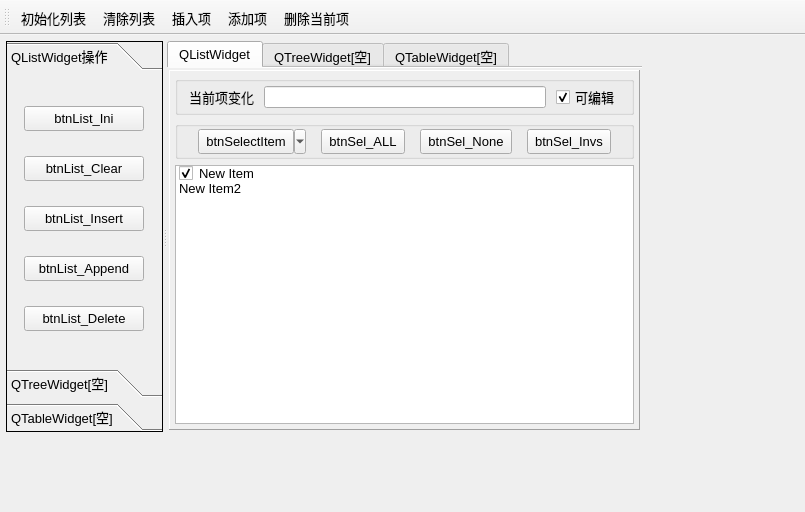
<?xml version="1.0" encoding="UTF-8"?>
<ui version="4.0">
 <class>MainWindow</class>
 <widget class="QMainWindow" name="MainWindow">
  <property name="geometry">
   <rect>
    <x>0</x>
    <y>0</y>
    <width>805</width>
    <height>512</height>
   </rect>
  </property>
  <property name="font">
   <font>
    <pointsize>10</pointsize>
   </font>
  </property>
  <property name="windowTitle">
   <string>Demo3_8 QListWidget和QToolButton</string>
  </property>
  <widget class="QWidget" name="centralWidget">
   <widget class="QSplitter" name="splitter">
    <property name="geometry">
     <rect>
      <x>6</x>
      <y>6</y>
      <width>636</width>
      <height>391</height>
     </rect>
    </property>
    <property name="orientation">
     <enum>Qt::Horizontal</enum>
    </property>
    <widget class="QToolBox" name="toolBox">
     <property name="minimumSize">
      <size>
       <width>150</width>
       <height>0</height>
      </size>
     </property>
     <property name="maximumSize">
      <size>
       <width>220</width>
       <height>16777215</height>
      </size>
     </property>
     <property name="frameShape">
      <enum>QFrame::Panel</enum>
     </property>
     <property name="currentIndex">
      <number>0</number>
     </property>
     <widget class="QWidget" name="page">
      <property name="geometry">
       <rect>
        <x>0</x>
        <y>0</y>
        <width>148</width>
        <height>299</height>
       </rect>
      </property>
      <attribute name="icon">
       <iconset resource="res.qrc">
        <normaloff>:/icons/images/408.bmp</normaloff>:/icons/images/408.bmp</iconset>
      </attribute>
      <attribute name="label">
       <string>QListWidget操作</string>
      </attribute>
      <layout class="QGridLayout" name="gridLayout">
       <item row="0" column="0">
        <widget class="QToolButton" name="btnList_Ini">
         <property name="minimumSize">
          <size>
           <width>120</width>
           <height>25</height>
          </size>
         </property>
         <property name="text">
          <string>btnList_Ini</string>
         </property>
         <property name="popupMode">
          <enum>QToolButton::DelayedPopup</enum>
         </property>
         <property name="toolButtonStyle">
          <enum>Qt::ToolButtonTextBesideIcon</enum>
         </property>
         <property name="autoRaise">
          <bool>false</bool>
         </property>
         <property name="arrowType">
          <enum>Qt::NoArrow</enum>
         </property>
        </widget>
       </item>
       <item row="1" column="0">
        <widget class="QToolButton" name="btnList_Clear">
         <property name="minimumSize">
          <size>
           <width>120</width>
           <height>25</height>
          </size>
         </property>
         <property name="text">
          <string>btnList_Clear</string>
         </property>
         <property name="toolButtonStyle">
          <enum>Qt::ToolButtonTextBesideIcon</enum>
         </property>
        </widget>
       </item>
       <item row="2" column="0">
        <widget class="QToolButton" name="btnList_Insert">
         <property name="minimumSize">
          <size>
           <width>120</width>
           <height>25</height>
          </size>
         </property>
         <property name="text">
          <string>btnList_Insert</string>
         </property>
         <property name="toolButtonStyle">
          <enum>Qt::ToolButtonTextBesideIcon</enum>
         </property>
        </widget>
       </item>
       <item row="3" column="0">
        <widget class="QToolButton" name="btnList_Append">
         <property name="minimumSize">
          <size>
           <width>120</width>
           <height>25</height>
          </size>
         </property>
         <property name="text">
          <string>btnList_Append</string>
         </property>
         <property name="toolButtonStyle">
          <enum>Qt::ToolButtonTextBesideIcon</enum>
         </property>
        </widget>
       </item>
       <item row="4" column="0">
        <widget class="QToolButton" name="btnList_Delete">
         <property name="minimumSize">
          <size>
           <width>120</width>
           <height>25</height>
          </size>
         </property>
         <property name="text">
          <string>btnList_Delete</string>
         </property>
         <property name="toolButtonStyle">
          <enum>Qt::ToolButtonTextBesideIcon</enum>
         </property>
        </widget>
       </item>
      </layout>
     </widget>
     <widget class="QWidget" name="page_2">
      <property name="geometry">
       <rect>
        <x>0</x>
        <y>0</y>
        <width>148</width>
        <height>299</height>
       </rect>
      </property>
      <attribute name="icon">
       <iconset resource="res.qrc">
        <normaloff>:/icons/images/410.bmp</normaloff>:/icons/images/410.bmp</iconset>
      </attribute>
      <attribute name="label">
       <string>QTreeWidget[空]</string>
      </attribute>
     </widget>
     <widget class="QWidget" name="page_3">
      <property name="geometry">
       <rect>
        <x>0</x>
        <y>0</y>
        <width>148</width>
        <height>299</height>
       </rect>
      </property>
      <attribute name="icon">
       <iconset resource="res.qrc">
        <normaloff>:/icons/images/412.bmp</normaloff>:/icons/images/412.bmp</iconset>
      </attribute>
      <attribute name="label">
       <string>QTableWidget[空]</string>
      </attribute>
     </widget>
    </widget>
    <widget class="QTabWidget" name="tabWidget">
     <property name="tabPosition">
      <enum>QTabWidget::North</enum>
     </property>
     <property name="tabShape">
      <enum>QTabWidget::Rounded</enum>
     </property>
     <property name="currentIndex">
      <number>0</number>
     </property>
     <property name="documentMode">
      <bool>true</bool>
     </property>
     <widget class="QWidget" name="tab_1">
      <attribute name="title">
       <string>QListWidget</string>
      </attribute>
      <layout class="QVBoxLayout" name="verticalLayout_5">
       <property name="leftMargin">
        <number>2</number>
       </property>
       <property name="topMargin">
        <number>2</number>
       </property>
       <property name="rightMargin">
        <number>2</number>
       </property>
       <property name="bottomMargin">
        <number>2</number>
       </property>
       <item>
        <widget class="QFrame" name="frame">
         <property name="frameShape">
          <enum>QFrame::Panel</enum>
         </property>
         <property name="frameShadow">
          <enum>QFrame::Raised</enum>
         </property>
         <layout class="QVBoxLayout" name="verticalLayout">
          <property name="leftMargin">
           <number>5</number>
          </property>
          <property name="topMargin">
           <number>5</number>
          </property>
          <property name="rightMargin">
           <number>5</number>
          </property>
          <property name="bottomMargin">
           <number>5</number>
          </property>
          <item>
           <widget class="QGroupBox" name="groupBox">
            <property name="title">
             <string/>
            </property>
            <layout class="QHBoxLayout" name="horizontalLayout">
             <property name="spacing">
              <number>10</number>
             </property>
             <property name="topMargin">
              <number>2</number>
             </property>
             <property name="bottomMargin">
              <number>2</number>
             </property>
             <item>
              <widget class="QLabel" name="label">
               <property name="text">
                <string>当前项变化</string>
               </property>
              </widget>
             </item>
             <item>
              <widget class="QLineEdit" name="editCurItemText">
               <property name="styleSheet">
                <string notr="true">color: rgb(0, 0, 255);</string>
               </property>
               <property name="clearButtonEnabled">
                <bool>false</bool>
               </property>
              </widget>
             </item>
             <item>
              <widget class="QCheckBox" name="chkBoxList_Editable">
               <property name="text">
                <string>可编辑</string>
               </property>
               <property name="checked">
                <bool>true</bool>
               </property>
              </widget>
             </item>
            </layout>
           </widget>
          </item>
          <item>
           <widget class="QGroupBox" name="groupBox_2">
            <property name="title">
             <string/>
            </property>
            <layout class="QHBoxLayout" name="horizontalLayout_2">
             <property name="topMargin">
              <number>2</number>
             </property>
             <property name="bottomMargin">
              <number>2</number>
             </property>
             <item>
              <widget class="QToolButton" name="btnSelectItem">
               <property name="minimumSize">
                <size>
                 <width>100</width>
                 <height>25</height>
                </size>
               </property>
               <property name="text">
                <string>btnSelectItem</string>
               </property>
               <property name="popupMode">
                <enum>QToolButton::MenuButtonPopup</enum>
               </property>
               <property name="toolButtonStyle">
                <enum>Qt::ToolButtonTextBesideIcon</enum>
               </property>
              </widget>
             </item>
             <item>
              <widget class="QToolButton" name="btnSel_ALL">
               <property name="minimumSize">
                <size>
                 <width>70</width>
                 <height>25</height>
                </size>
               </property>
               <property name="text">
                <string>btnSel_ALL</string>
               </property>
              </widget>
             </item>
             <item>
              <widget class="QToolButton" name="btnSel_None">
               <property name="minimumSize">
                <size>
                 <width>70</width>
                 <height>25</height>
                </size>
               </property>
               <property name="text">
                <string>btnSel_None</string>
               </property>
              </widget>
             </item>
             <item>
              <widget class="QToolButton" name="btnSel_Invs">
               <property name="minimumSize">
                <size>
                 <width>70</width>
                 <height>25</height>
                </size>
               </property>
               <property name="text">
                <string>btnSel_Invs</string>
               </property>
              </widget>
             </item>
            </layout>
           </widget>
          </item>
          <item>
           <widget class="QListWidget" name="listWidget">
            <property name="contextMenuPolicy">
             <enum>Qt::CustomContextMenu</enum>
            </property>
            <property name="layoutMode">
             <enum>QListView::SinglePass</enum>
            </property>
            <property name="viewMode">
             <enum>QListView::ListMode</enum>
            </property>
            <property name="selectionRectVisible">
             <bool>false</bool>
            </property>
            <item>
             <property name="text">
              <string>New Item</string>
             </property>
             <property name="checkState">
              <enum>Checked</enum>
             </property>
             <property name="icon">
              <iconset resource="res.qrc">
               <normaloff>:/icons/images/724.bmp</normaloff>:/icons/images/724.bmp</iconset>
             </property>
             <property name="flags">
              <set>ItemIsSelectable|ItemIsEditable|ItemIsDragEnabled|ItemIsUserCheckable|ItemIsEnabled</set>
             </property>
            </item>
            <item>
             <property name="text">
              <string>New Item2</string>
             </property>
             <property name="checkState">
              <enum>Unchecked</enum>
             </property>
             <property name="icon">
              <iconset resource="res.qrc">
               <normaloff>:/icons/images/724.bmp</normaloff>:/icons/images/724.bmp</iconset>
             </property>
             <property name="flags">
              <set>ItemIsSelectable|ItemIsEditable|ItemIsUserCheckable|ItemIsEnabled</set>
             </property>
            </item>
           </widget>
          </item>
         </layout>
        </widget>
       </item>
      </layout>
     </widget>
     <widget class="QWidget" name="tab_2">
      <attribute name="title">
       <string>QTreeWidget[空]</string>
      </attribute>
      <layout class="QVBoxLayout" name="verticalLayout_2"/>
     </widget>
     <widget class="QWidget" name="tab_3">
      <attribute name="title">
       <string>QTableWidget[空]</string>
      </attribute>
     </widget>
    </widget>
   </widget>
  </widget>
  <widget class="QToolBar" name="mainToolBar">
   <property name="toolButtonStyle">
    <enum>Qt::ToolButtonTextUnderIcon</enum>
   </property>
   <attribute name="toolBarArea">
    <enum>TopToolBarArea</enum>
   </attribute>
   <attribute name="toolBarBreak">
    <bool>false</bool>
   </attribute>
   <addaction name="actList_Ini"/>
   <addaction name="actList_Clear"/>
   <addaction name="actList_Insert"/>
   <addaction name="actList_Append"/>
   <addaction name="actList_Delete"/>
  </widget>
  <action name="actList_Ini">
   <property name="icon">
    <iconset resource="res.qrc">
     <normaloff>:/icons/images/128.bmp</normaloff>:/icons/images/128.bmp</iconset>
   </property>
   <property name="text">
    <string>初始化列表</string>
   </property>
   <property name="toolTip">
    <string>初始化列表</string>
   </property>
   <property name="shortcut">
    <string>Ctrl+I</string>
   </property>
  </action>
  <action name="actList_Clear">
   <property name="icon">
    <iconset resource="res.qrc">
     <normaloff>:/icons/images/delete1.bmp</normaloff>:/icons/images/delete1.bmp</iconset>
   </property>
   <property name="text">
    <string>清除列表</string>
   </property>
   <property name="toolTip">
    <string>清除列表</string>
   </property>
  </action>
  <action name="actList_Insert">
   <property name="icon">
    <iconset resource="res.qrc">
     <normaloff>:/icons/images/424.bmp</normaloff>:/icons/images/424.bmp</iconset>
   </property>
   <property name="text">
    <string>插入项</string>
   </property>
   <property name="toolTip">
    <string>插入项</string>
   </property>
   <property name="shortcut">
    <string>Ctrl+S</string>
   </property>
  </action>
  <action name="actList_Append">
   <property name="icon">
    <iconset resource="res.qrc">
     <normaloff>:/icons/images/316.bmp</normaloff>:/icons/images/316.bmp</iconset>
   </property>
   <property name="text">
    <string>添加项</string>
   </property>
   <property name="toolTip">
    <string>添加项</string>
   </property>
   <property name="shortcut">
    <string>Ctrl+A</string>
   </property>
  </action>
  <action name="actList_Delete">
   <property name="icon">
    <iconset resource="res.qrc">
     <normaloff>:/icons/images/324.bmp</normaloff>:/icons/images/324.bmp</iconset>
   </property>
   <property name="text">
    <string>删除当前项</string>
   </property>
   <property name="toolTip">
    <string>删除当前项</string>
   </property>
   <property name="shortcut">
    <string>Del</string>
   </property>
  </action>
  <action name="actSel_ALL">
   <property name="text">
    <string>全选</string>
   </property>
   <property name="toolTip">
    <string>全选</string>
   </property>
  </action>
  <action name="actSel_None">
   <property name="text">
    <string>全不选</string>
   </property>
   <property name="toolTip">
    <string>全不选</string>
   </property>
   <property name="menuRole">
    <enum>QAction::AboutRole</enum>
   </property>
  </action>
  <action name="actSel_Invs">
   <property name="text">
    <string>反选</string>
   </property>
   <property name="toolTip">
    <string>反选</string>
   </property>
  </action>
  <action name="actQuit">
   <property name="icon">
    <iconset resource="res.qrc">
     <normaloff>:/icons/images/132.bmp</normaloff>:/icons/images/132.bmp</iconset>
   </property>
   <property name="text">
    <string>退出</string>
   </property>
   <property name="toolTip">
    <string>退出程序</string>
   </property>
  </action>
  <action name="actSelPopMenu">
   <property name="icon">
    <iconset resource="res.qrc">
     <normaloff>:/icons/images/124.bmp</normaloff>:/icons/images/124.bmp</iconset>
   </property>
   <property name="text">
    <string>项选择</string>
   </property>
   <property name="toolTip">
    <string>项选择</string>
   </property>
  </action>
 </widget>
 <layoutdefault spacing="6" margin="11"/>
 <resources>
  <include location="res.qrc"/>
 </resources>
 <connections>
  <connection>
   <sender>actQuit</sender>
   <signal>triggered()</signal>
   <receiver>MainWindow</receiver>
   <slot>close()</slot>
   <hints>
    <hint type="sourcelabel">
     <x>-1</x>
     <y>-1</y>
    </hint>
    <hint type="destinationlabel">
     <x>336</x>
     <y>220</y>
    </hint>
   </hints>
  </connection>
  <connection>
   <sender>actSelPopMenu</sender>
   <signal>triggered()</signal>
   <receiver>actSel_Invs</receiver>
   <slot>trigger()</slot>
   <hints>
    <hint type="sourcelabel">
     <x>-1</x>
     <y>-1</y>
    </hint>
    <hint type="destinationlabel">
     <x>-1</x>
     <y>-1</y>
    </hint>
   </hints>
  </connection>
 </connections>
</ui>
